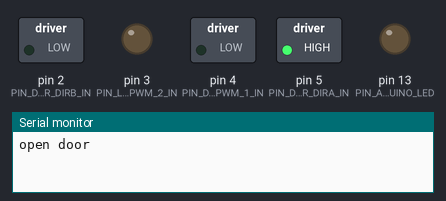
Simulated run of this sketch. Board: Arduino Uno, built with avr-gcc and run on an emulated ATmega328P. Shown: switched loads named in the sketch (green lamp = pin HIGH), output pins drawn as LEDs (lit = HIGH), the last lines printed to the serial monitor.

Above: at 1.4 s.
At 6.4 s:
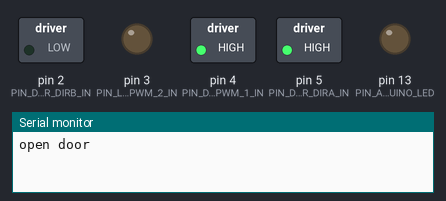
At 11.4 s:
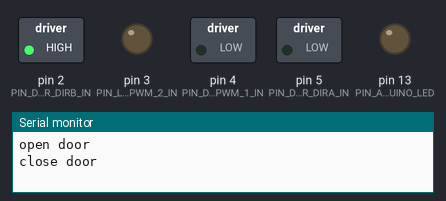
At 16.4 s:
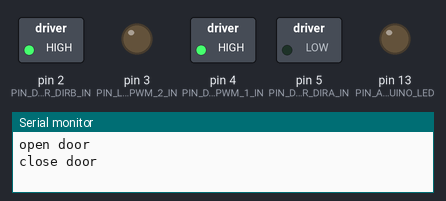
Timing chart, 0 to 26.0 s (numbered marks = the images above):
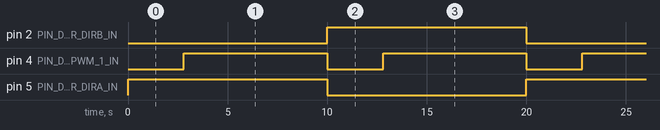

The sketch:

input_test.ino
```cpp
// HCU TEST
// first test for the HCU (hardware control unit) of CatFeeder
//
//
/*
 * PIN MAPPING
 *
 * ARDUINO_GND (green)          PIN2 right GND (arduino USB connecto down)
 * ARDUINO_VCC (red)            PIN4 right 5V
 *
 * DOOR_PWM_1_IN (white / brown)    D4
 * DOOR_DIRA_IN (brown)             D5
 * DOOR_DIRB_IN (green)             D2
 * DOOR_RED_OUT                     motor_red
 * DOOR_BLACK_OUT                   motor_black
 *
 * LED_DIRA_IN                      jumped to VCC_ARDUINO (red)
 * LED_DIRB_IN                      jumped to GND (black)
 * LED_RED_OUT (white)
 * LED_BLACK_OUT (red)
 * LED_PWM_2_IN (white/green)       D3
 *
 * S_OPEN (green with black)    D7
 * S_CLOSED (red with black)    D8
 * S_DETECTOR (white with back) D9
 *
 */
const int PIN_DOOR_PWM_1_IN   = 4;
const int PIN_DOOR_DIRA_IN    = 5;
const int PIN_DOOR_DIRB_IN    = 2;

const int PIN_LED_PWM_2_IN    = 3;

const int PIN_S_OPEN      = A1;
const int PIN_S_CLOSED    = A0;
const int PIN_S_DETECTOR  = 9;

const int PIN_ARDUINO_LED  = 13;


int counter;
int door_open;
int door_closed;
int speed;

void setup() {
  Serial.begin(115200);
  //Serial.begin(9600);

  pinMode(PIN_DOOR_PWM_1_IN, OUTPUT);
  pinMode(PIN_DOOR_DIRA_IN, OUTPUT);
  pinMode(PIN_DOOR_DIRB_IN, OUTPUT);

  pinMode(PIN_LED_PWM_2_IN, OUTPUT);

  pinMode(PIN_S_CLOSED, INPUT);
  pinMode(PIN_S_OPEN,INPUT);
  pinMode(PIN_S_DETECTOR,INPUT);


  pinMode (PIN_ARDUINO_LED, OUTPUT);


  counter = 0;
  speed = 0;
}


void loop() {
/*
 * DETECTOR TEST
 */
 /*
  data_s_detector = digitalRead(PIN_S_DETECTOR);
  if(data_s_detector == 1){
    digitalWrite(PIN_S_LED, HIGH);
  }
  else{
       digitalWrite(PIN_S_LED, LOW);
  }
  delay(10);
*/

/*
 * LED PWM TEST
 */
 /*
 if (counter < 255) {
  analogWrite(PIN_LED_PWM_2_IN, counter);
  counter +=1;
 }
 else {
  Serial.println("done");
  counter = 0;
  delay(1000);
 }
 delay(10);
 */
/*
 * DOOR SENSOR TEST
 */
 /*
  door_open = analogRead(PIN_S_OPEN);
  door_closed = analogRead(PIN_S_CLOSED);

  if (door_closed == 1023) {
    Serial.println("Door Closed");
  }
  else {
    if (door_open == 1023) {
      Serial.println("Door Open");
    }
  }
  delay(1000);
  */
  /*
   * DOOR MOTORS
   */

    digitalWrite(PIN_DOOR_DIRA_IN,LOW);
    digitalWrite(PIN_DOOR_DIRB_IN,LOW);

 /* open door */
 Serial.println("open door");
 for (int i=0; i<100; i++) {
    analogWrite(PIN_DOOR_PWM_1_IN, 100+i);
    digitalWrite(PIN_DOOR_DIRA_IN,HIGH);
    digitalWrite(PIN_DOOR_DIRB_IN,LOW);
    delay(100);
  }

 /* close door */
 Serial.println("close door");
  for (int i=0; i<100; i++) {
    analogWrite(PIN_DOOR_PWM_1_IN, 100+i);
    digitalWrite(PIN_DOOR_DIRA_IN,LOW);
    digitalWrite(PIN_DOOR_DIRB_IN,HIGH);
    delay(100);
  }

    digitalWrite(PIN_DOOR_DIRA_IN,LOW);
    digitalWrite(PIN_DOOR_DIRB_IN,LOW);


}
```

Measured:
- by itself, pin 2 (PIN_DOOR_DIRB_IN), pin 5 (PIN_DOOR_DIRA_IN): alternates HIGH for 10.0 s and LOW for 10.0 s
- by itself, pin 4 (PIN_DOOR_PWM_1_IN): alternates HIGH for 7.2 s and LOW for 2.8 s
- by itself, everything shown: repeats every 20.0 s, in 5 steps
